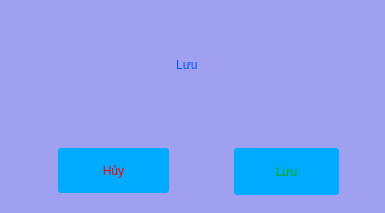
<?xml version="1.0" encoding="UTF-8"?>
<ui version="4.0">
 <class>Dialog</class>
 <widget class="QDialog" name="Dialog">
  <property name="geometry">
   <rect>
    <x>0</x>
    <y>0</y>
    <width>385</width>
    <height>213</height>
   </rect>
  </property>
  <property name="windowTitle">
   <string>Dialog</string>
  </property>
  <property name="styleSheet">
   <string notr="true">background-color: rgb(160, 160, 240);</string>
  </property>
  <widget class="QLabel" name="label">
   <property name="geometry">
    <rect>
     <x>6</x>
     <y>14</y>
     <width>365</width>
     <height>101</height>
    </rect>
   </property>
   <property name="styleSheet">
    <string notr="true">
color: rgb(0, 85, 255);
font: 75 bold 14pt &quot;Ubuntu&quot;;</string>
   </property>
   <property name="text">
    <string>Lưu </string>
   </property>
   <property name="alignment">
    <set>Qt::AlignCenter</set>
   </property>
   <property name="wordWrap">
    <bool>true</bool>
   </property>
  </widget>
  <widget class="QPushButton" name="pushButton">
   <property name="geometry">
    <rect>
     <x>58</x>
     <y>148</y>
     <width>111</width>
     <height>45</height>
    </rect>
   </property>
   <property name="styleSheet">
    <string notr="true">border-radius:3px;
font: 75 bold 14pt &quot;Ubuntu&quot;;
background-color: rgb(0, 170, 255);
color: rgb(255, 0, 0);</string>
   </property>
   <property name="text">
    <string>Hủy</string>
   </property>
  </widget>
  <widget class="QPushButton" name="pushButton_2">
   <property name="geometry">
    <rect>
     <x>234</x>
     <y>148</y>
     <width>105</width>
     <height>47</height>
    </rect>
   </property>
   <property name="styleSheet">
    <string notr="true">border-radius:3px;
font: 75 bold 14pt &quot;Ubuntu&quot;;
background-color: rgb(0, 170, 255);
color: rgb(0, 170, 0);</string>
   </property>
   <property name="text">
    <string>Lưu</string>
   </property>
  </widget>
 </widget>
 <resources/>
 <connections/>
</ui>
